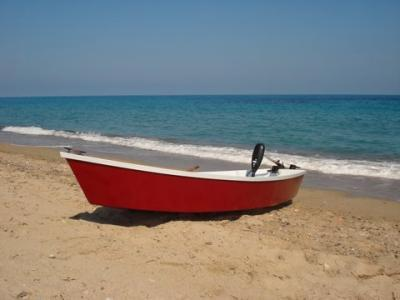
#> input picture im25.jpg, 400 x 300 px
$ jupyter execute gmm_gray_filter.ipynb
#> lines starting #> are read from the running program, lines starting #| are printed output that depends on the picture
[cell 1]
import numpy as np
import matplotlib.pyplot as plt
import random
import cv2

[cell 2]
#Creating a Function.
def Npdf(x , mean , sd):
    prob_density = (1/(np.sqrt (2*np.pi)*sd)) * np.exp(-0.5*((x-mean)/sd)**2)
    return prob_density

[cell 3]
I = cv2.imread('im25.jpg')
#> I is the input picture: shape (300, 400, 3); mean B, G, R 126.2, 127.6, 127.8
I = cv2.cvtColor(I, cv2.COLOR_BGR2GRAY)
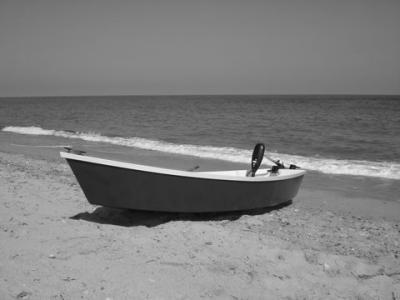
#> I: shape (300, 400); min 11, max 254, mean 127.5
I=I.astype(float)
nf,nc=I.shape
#> nf = 300; nc = 400
N=nf*nc
#> N = 120000
I=I.ravel()
K=5
sz=9
m=I[random.choices(np.arange(N),k=K)]
#> m = [170, 158, 109, 128, 132]
m=np.array([50,100,130,160,200])
std=(np.ones(K,)*3)
gamma=np.zeros((N,K))
temp=np.zeros((nf,nc))
plt.hist(I.ravel(),256,[0,256],density=True);
for ite in range(20):
    for k in range(K):
        gamma[:,k]=Npdf(I , m[k] , std[k])
        temp=cv2.GaussianBlur(gamma[:,k].reshape(nf,nc),(sz,sz),cv2.BORDER_DEFAULT)
        gamma[:,k]=temp.ravel()
    assig=np.argmax(gamma+1e-50,axis=1)
    for k in range(K):
        m[k]=np.sum(I[assig==k])/np.sum(assig==k)
        std[k]=np.sqrt(np.sum((I[assig==k]-m[k])**2)/np.sum(assig==k))
#> after the loop, m = [48, 95, 127, 162, 202]; std = [18.95, 11.98, 11.77, 12.75, 23.86]


for k in range(K):
    gamma[:,k]=Npdf(I , m[k] , std[k])
    temp=cv2.GaussianBlur(gamma[:,k].reshape(nf,nc),(sz,sz),cv2.BORDER_DEFAULT)
    gamma[:,k]=temp.ravel()
#> this loop made 5 passes
#> pass 1, `temp=cv2.GaussianBlur(gamma[:,k].reshape(nf,nc),(sz,sz),cv2.BORDER_DEF..`:
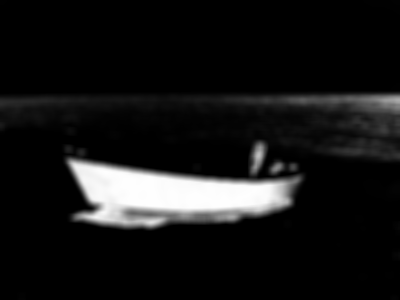
#> temp: shape (300, 400) float64; min 2.01e-18, max 0.021, mean 0.00186; drawn with min black and max white
#> pass 2, `temp=cv2.GaussianBlur(gamma[:,k].reshape(nf,nc),(sz,sz),cv2.BORDER_DEF..`:
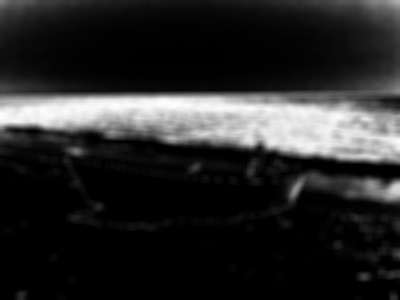
#> temp: shape (300, 400) float64; min 9.27e-22, max 0.0328, mean 0.00529; drawn with min black and max white
#> pass 3, `temp=cv2.GaussianBlur(gamma[:,k].reshape(nf,nc),(sz,sz),cv2.BORDER_DEF..`:
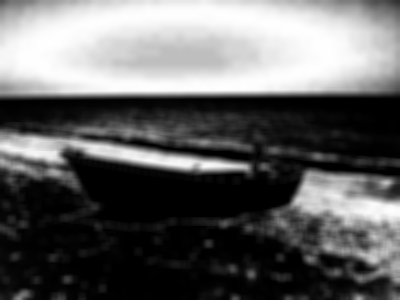
#> temp: shape (300, 400) float64; min 3.06e-18, max 0.0339, mean 0.0132; drawn with min black and max white
assig=np.argmax(gamma,axis=1)
Iseg=I*1
for k in range(K):
    Iseg[assig==k]=m[k]
Iseg=Iseg.reshape(nf,nc)
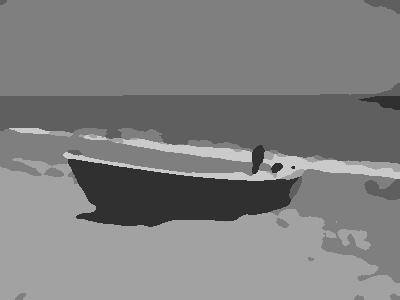
#> Iseg: shape (300, 400) float64; min 48, max 202, mean 127.1
plt.imshow(Iseg, cmap='gray')
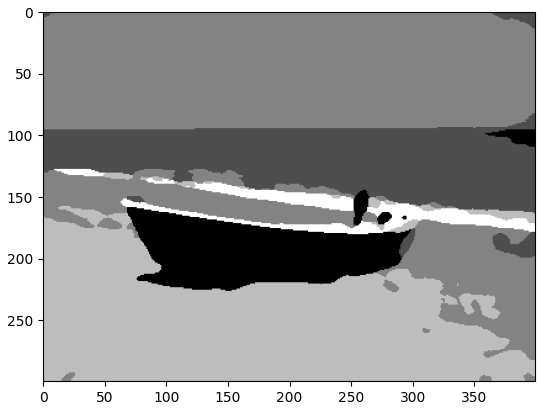
#> figure drawn by matplotlib, 1 panel

$ run again, with im21.jpg copied over im25.jpg
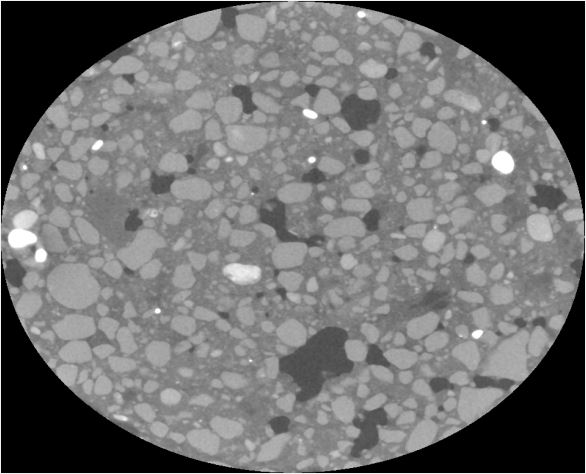
#> input picture im21.jpg, 586 x 474 px
#> I is the input picture: shape (474, 586, 3); min 0, max 255, mean 111.4
#> `m=I[random.choices(np.arange(N),k=K)]`: m = [135, 163, 140, 165, 145]
#> after the loop `for ite in range(20):`: m = [7, 89, 130, 160, 239]; std = [41.53, 14.58, 15.33, 16.72, 17.54]
#> the loop `for k in range(K):` made 5 passes
#> pass 1, `temp=cv2.GaussianBlur(gamma[:,k].reshape(nf,nc),(sz,sz),cv2.BORDER_DEF..`:
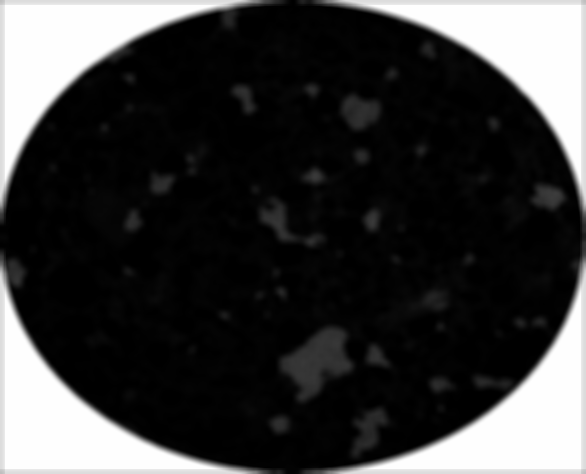
#> temp: shape (474, 586) float64; min 1.74e-10, max 0.00951, mean 0.00219; drawn with min black and max white
#> `[cell 3] I = cv2.imread('im25.jpg') I = cv2.cvtColor(I, cv2.COLOR_BGR2..`:
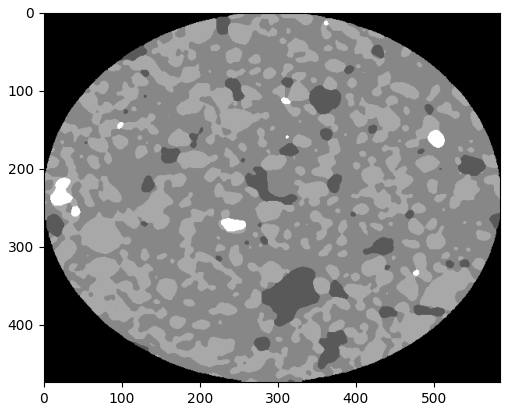
#> figure drawn by matplotlib, 1 panel

$ run again, with im22.jpg copied over im25.jpg
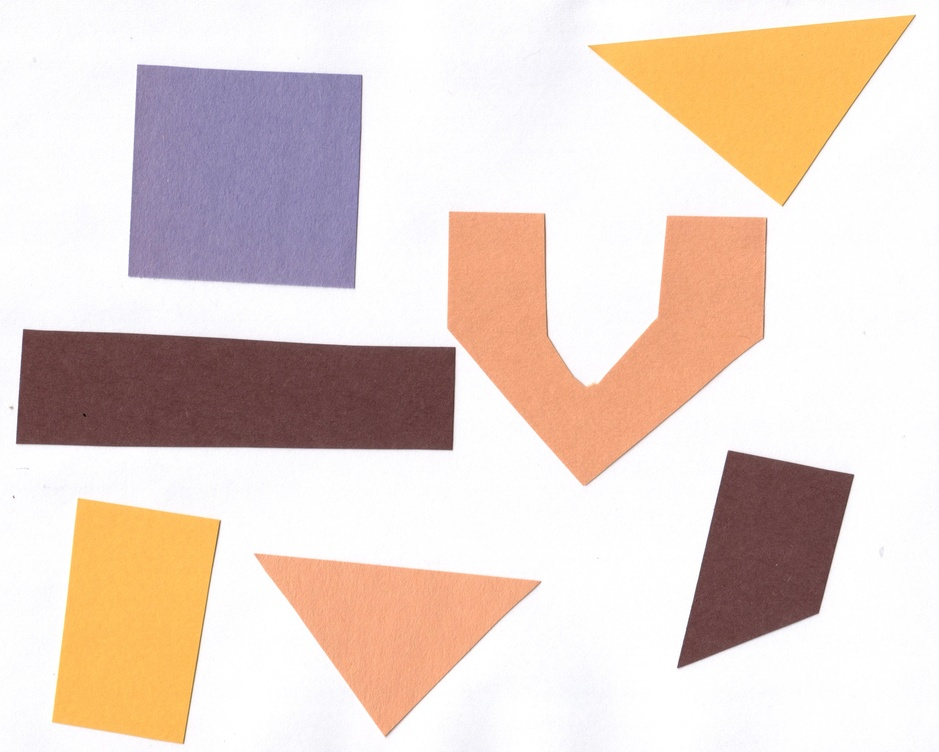
#> input picture im22.jpg, 939 x 752 px, shrunk from 3068 x 2457 before the run
#> I is the input picture: shape (752, 939, 3); mean B, G, R 203.6, 212.3, 229.6
#> `I = cv2.cvtColor(I, cv2.COLOR_BGR2GRAY)`:
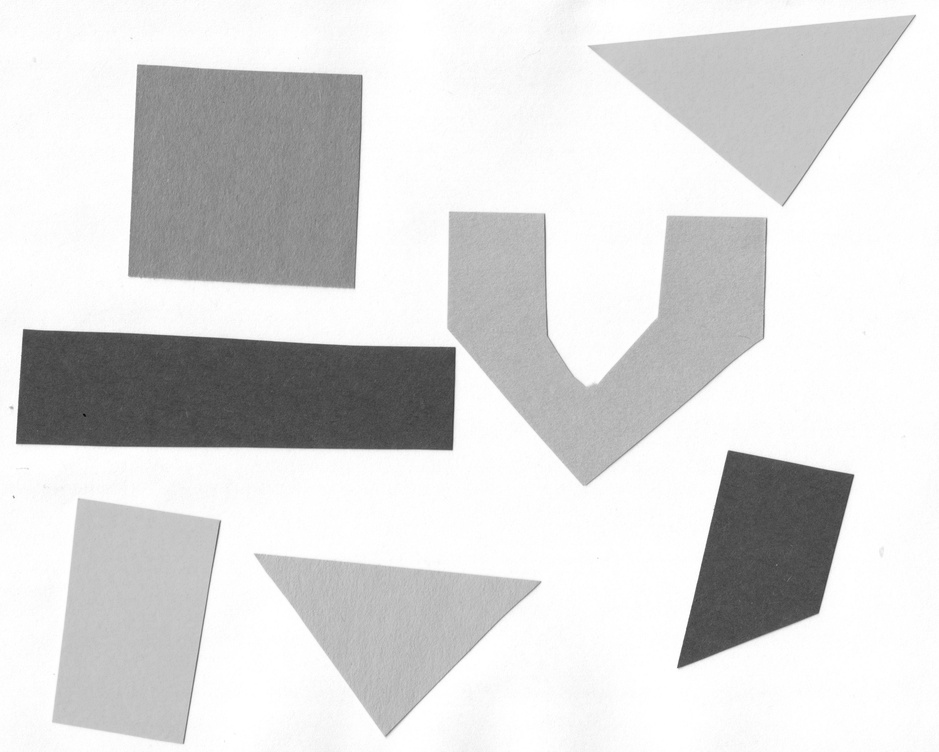
#> I: shape (752, 939); min 7, max 255, mean 216.5
#> `m=I[random.choices(np.arange(N),k=K)]`: m = [254, 251, 253, 253, 77]
#> after the loop `for ite in range(20):`: m = [252, 79, 144, 185, 197]; std = [5.06, 9.51, 7.38, 6.74, 7.42]
#> `[cell 3] I = cv2.imread('im25.jpg') I = cv2.cvtColor(I, cv2.COLOR_BGR2..`:
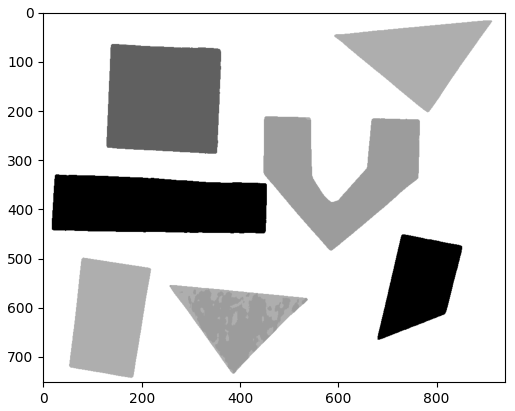
#> figure drawn by matplotlib, 1 panel

$ run again, with im23.jpg copied over im25.jpg
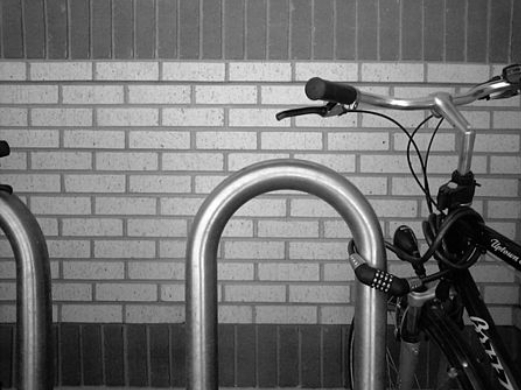
#> input picture im23.jpg, 521 x 390 px
#> I is the input picture: shape (390, 521, 3); min 0, max 255, mean 113.1
#> `m=I[random.choices(np.arange(N),k=K)]`: m = [65, 152, 142, 133, 126]
#> after the loop `for ite in range(20):`: m = [30, 73, 112, 150, 192]; std = [21.02, 17.92, 17.46, 19.04, 20.22]
#> the loop `for k in range(K):` made 5 passes
#> pass 1, `temp=cv2.GaussianBlur(gamma[:,k].reshape(nf,nc),(sz,sz),cv2.BORDER_DEF..`:
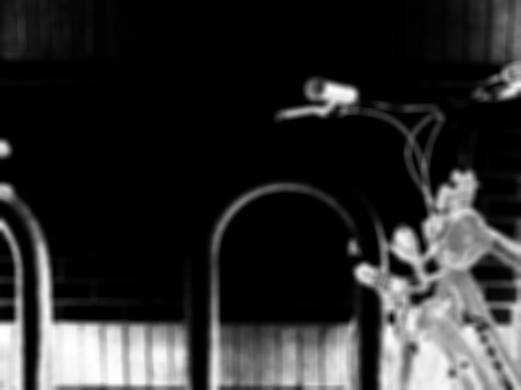
#> temp: shape (390, 521) float64; min 3.47e-19, max 0.0189, mean 0.00334; drawn with min black and max white
#> `[cell 3] I = cv2.imread('im25.jpg') I = cv2.cvtColor(I, cv2.COLOR_BGR2..`:
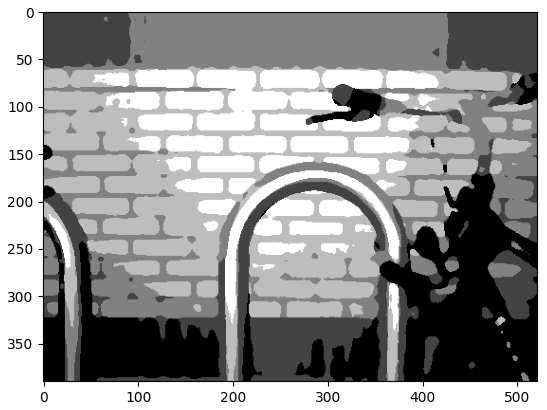
#> figure drawn by matplotlib, 1 panel
